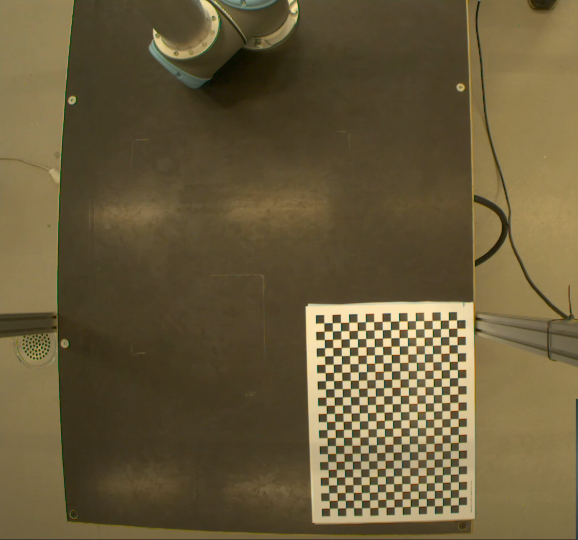
#> input picture T2 - Camera Calibration/cali1.png, 1155 x 1079 px (shown at 1/2 size); its folder holds 5 pictures in this run
$ python T2_CameraCalibration.py
#> lines starting #> are read from the running program, lines starting #| are printed output that depends on the picture; after the words box and inside, x2 and y2 are one past the last pixel; in counts of white or black regions, pixels touching at a corner belong together
import numpy as np
import cv2 as cv
import glob

chessBoardSize = (24,17)
frameSize = (1155,1079)

criteria = (cv.TERM_CRITERIA_EPS + cv.TERM_CRITERIA_MAX_ITER, 30, 0.001)

objp = np.zeros((chessBoardSize[0] * chessBoardSize[1], 3), np.float32)
objp[:,:2] = np.mgrid[0:chessBoardSize[0], 0:chessBoardSize[1]].T.reshape(-1,2)

objPoints = [] # Pontos 3D no espaço do mundo real
imgPoints = [] # Pontos 2D no plano da imagem

images = glob.glob('*.png')

for image in images:
    print(image)
    img = cv.imread(image)
#> img is the input picture: shape (1079, 1155, 3); mean B, G, R 59.3, 91.4, 104.9
    gray = cv.cvtColor(img, cv.COLOR_BGR2GRAY)
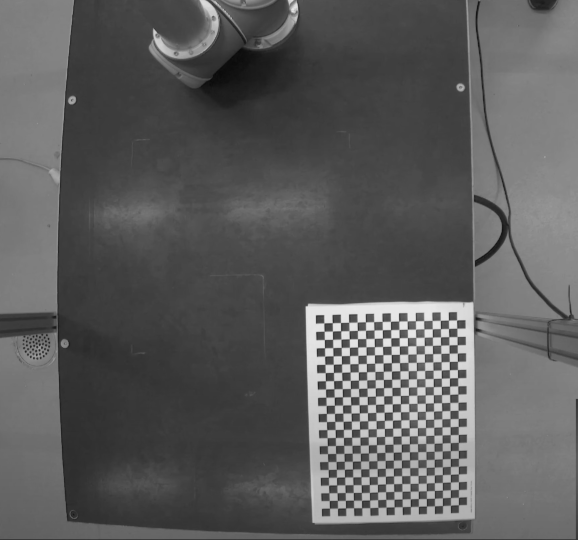
#> gray: shape (1079, 1155) (shown at 1/2 size); min 6, max 236, mean 91.8

    # encontrar os cantos do tabuleiro de xadrez
    ret, corners = cv.findChessboardCorners(gray, chessBoardSize, None)
#> ret = True; corners = 408 rows, first 8: [659.6, 1016.8], [659.2, 1001.6], [658.5, 986.2], [657.9, 971.3], [657.5, 955.2], [657.1, 939.7], [656.4, 923.7], [655.7, 907.9]

    # Uma vez encontrado, adicionar pontos do objeto, pontos da imagem (após refiná-los)
    if ret == True:
        objPoints.append(objp)
        corners2 = cv.cornerSubPix(gray, corners, (11,11), (-1,-1), criteria)
#> corners2 = 408 rows, first 8: [659.5, 1016.8], [659.1, 1001.5], [658.4, 986.1], [657.7, 970.6], [657.4, 955.2], [656.9, 939.5], [656.2, 923.6], [655.6, 907.7]
        imgPoints.append(corners)

        # desenhar e exibir os cantos
        cv.drawChessboardCorners(img, chessBoardSize, corners2, ret)
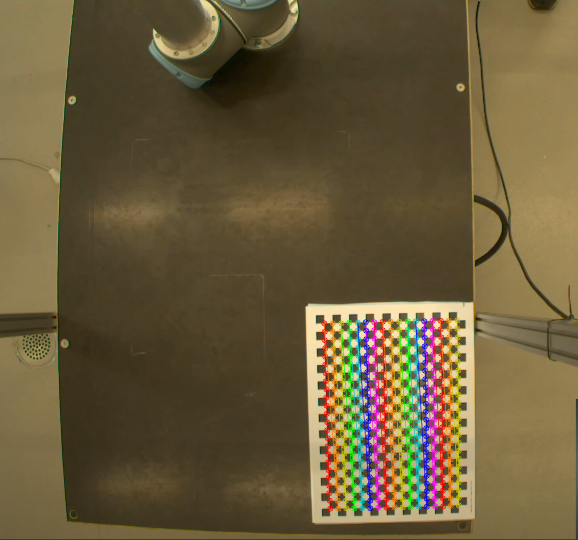
#> img: shape (1079, 1155, 3) (shown at 1/2 size); 5.02% of pixels changed, all inside (x1, y1, x2, y2) = (642, 634, 924, 1024)
        cv.imshow('img', img)
        cv.waitKey(1000)
#> pass 2 of the loop `for image in images:`:
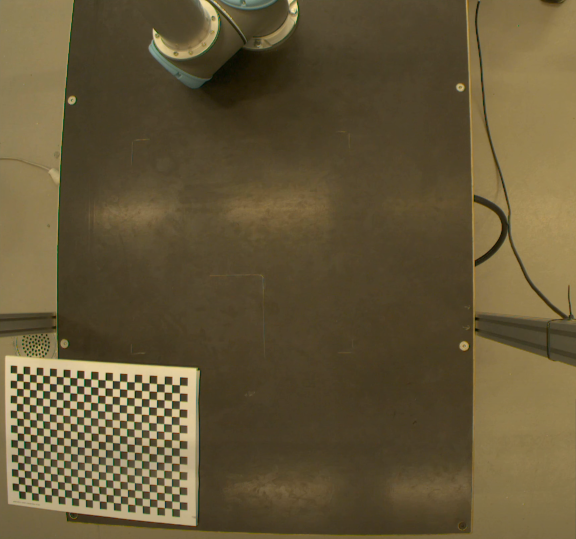
#> input picture T2 - Camera Calibration/cali2.png, 1152 x 1077 px (shown at 1/2 size)
#> img is the input picture: shape (1077, 1152, 3); mean B, G, R 56.3, 87.2, 100.6
#> `gray = cv.cvtColor(img, cv.COLOR_BGR2GRAY)`:
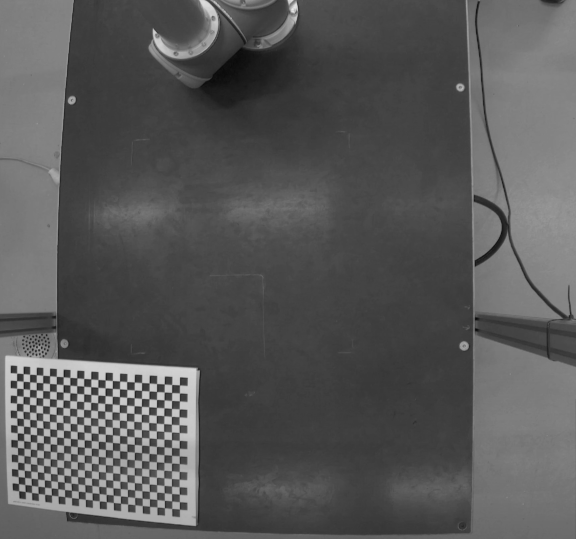
#> gray: shape (1077, 1152) (shown at 1/2 size); min 5, max 233, mean 87.7
#> corners = 408 rows, first 8: [34.27, 747.3], [46.99, 747.8], [59.82, 749.3], [73.35, 750.1], [86.33, 751.5], [99.71, 752.2], [113.5, 753.5], [127.1, 754.2]
#> corners2 = 408 rows, first 8: [33.9, 746.6], [46.95, 747.8], [59.39, 748.7], [73.32, 749.9], [85.92, 750.9], [99.66, 752.1], [113.3, 753.2], [126.9, 754.2]
#> `cv.drawChessboardCorners(img, chessBoardSize, corners2, ret)`:
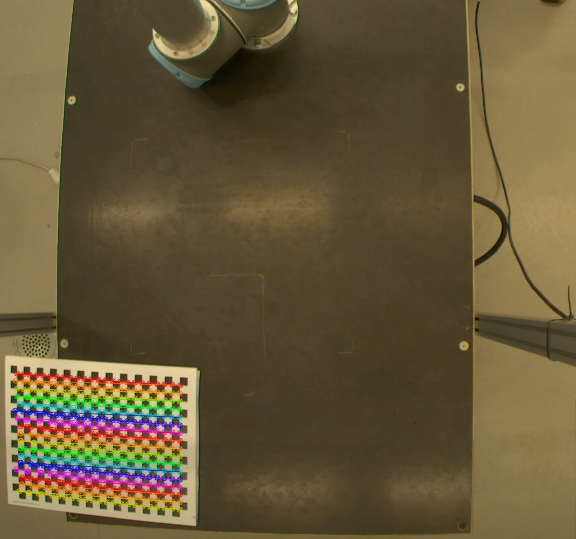
#> img: shape (1077, 1152, 3) (shown at 1/2 size); 4.52% of pixels changed, all inside (x1, y1, x2, y2) = (24, 741, 367, 1026)
#> pass 3 of the loop `for image in images:`:
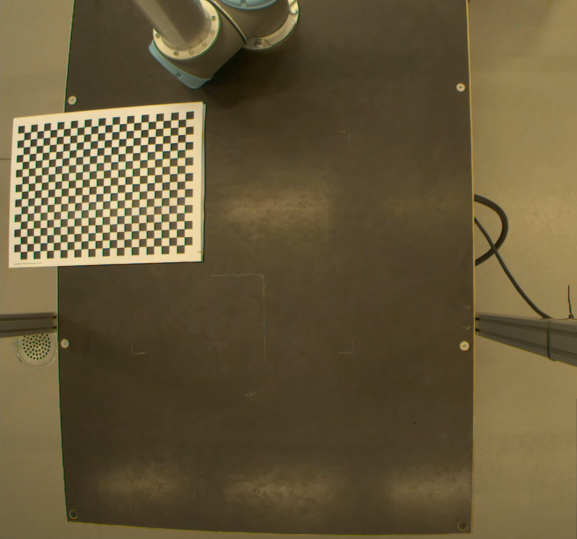
#> input picture T2 - Camera Calibration/cali3.png, 1153 x 1078 px (shown at 1/2 size)
#> img is the input picture: shape (1078, 1153, 3); mean B, G, R 57.9, 88.7, 102.2
#> `gray = cv.cvtColor(img, cv.COLOR_BGR2GRAY)`:
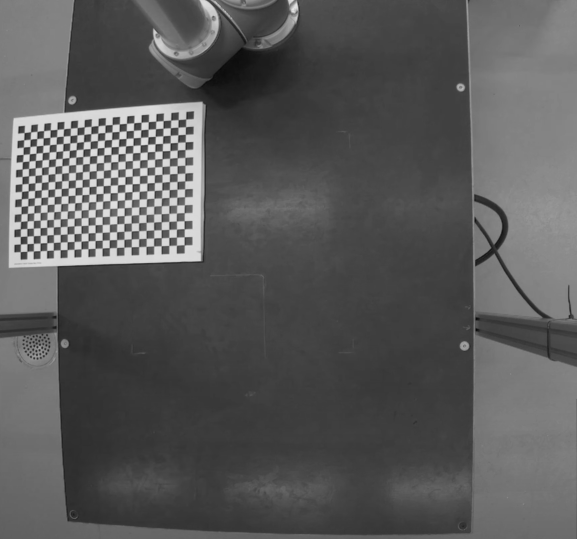
#> gray: shape (1078, 1153) (shown at 1/2 size); min 8, max 234, mean 89.2
#> corners = 408 rows, first 8: [48.67, 265.9], [62, 264.4], [74.63, 263.5], [87.93, 261.9], [100.9, 260.4], [114.6, 259.4], [128.3, 258.5], [141.6, 256.6]
#> corners2 = 408 rows, first 8: [45.48, 266.2], [61.79, 264.3], [68.3, 263.4], [87.88, 261.7], [94.04, 260.8], [114.6, 259.4], [127.9, 258], [141.4, 256.7]
#> `cv.drawChessboardCorners(img, chessBoardSize, corners2, ret)`:
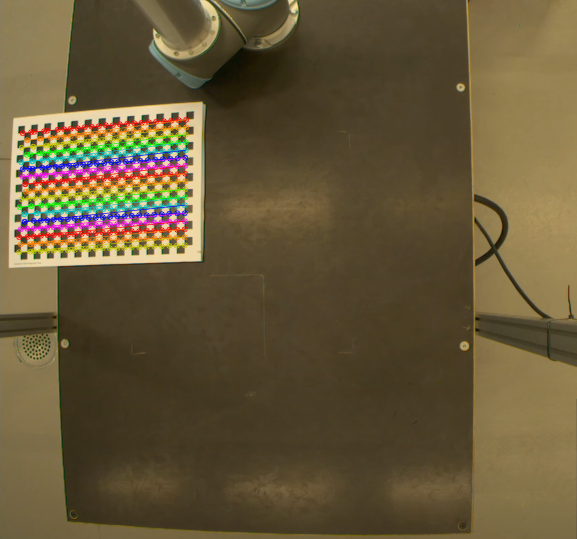
#> img: shape (1078, 1153, 3) (shown at 1/2 size); 4.58% of pixels changed, all inside (x1, y1, x2, y2) = (32, 233, 379, 511)
#> the loop made 5 passes; the first 3 are shown

cv.destroyAllWindows()


## Calibração

ret, cameraMatrix, dist, rvecs, tvecs = cv.calibrateCamera(objPoints, imgPoints, frameSize, None, None)

print("Câmera Calibrada: ", ret)
print("\nMatriz da câmera:\n", cameraMatrix)
print("\nParâmetros de distorção:\n", dist)
print("\nVetores de Tradução:\n", tvecs)

## Sem Distorção

img = cv.imread("cali5.png")
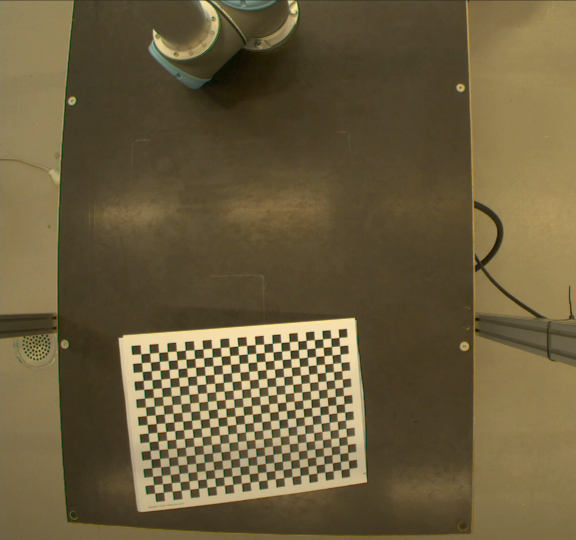
#> input picture T2 - Camera Calibration/cali5.png, 1152 x 1079 px (shown at 1/2 size)
#> img is the input picture: shape (1079, 1152, 3); mean B, G, R 61.7, 93.5, 107.1
h, w = img.shape[:2]
#> h = 1079; w = 1152
newCameraMatrix, roi = cv.getOptimalNewCameraMatrix(cameraMatrix, dist, (w,h), 1, (w,h))

# Processo Undistort
dst = cv.undistort(img, cameraMatrix, dist, None, newCameraMatrix)
# cortar a imagem
x, y, w, h = roi
dst = dst[y:y+h, x:x+w]
#> dst: shape (951, 1046, 3)
cv.imwrite('caliResult1.png', dst)

# Remapeamento com Undistort
mapx, mapy = cv.initUndistortRectifyMap(cameraMatrix, dist, None, newCameraMatrix, (w,h), 5)
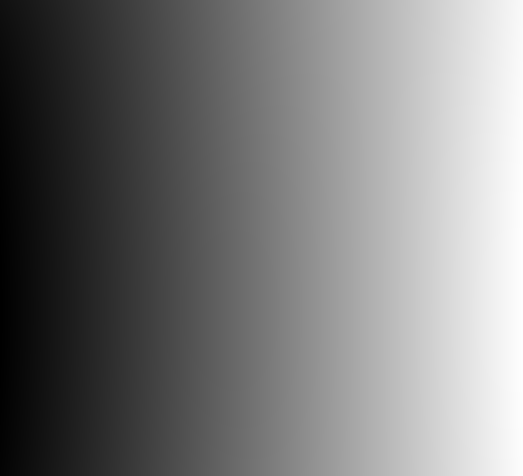
#> mapx: shape (951, 1046) float32 (shown at 1/2 size); min -69.4, max 1063.4, mean 475.1; drawn with min black and max white
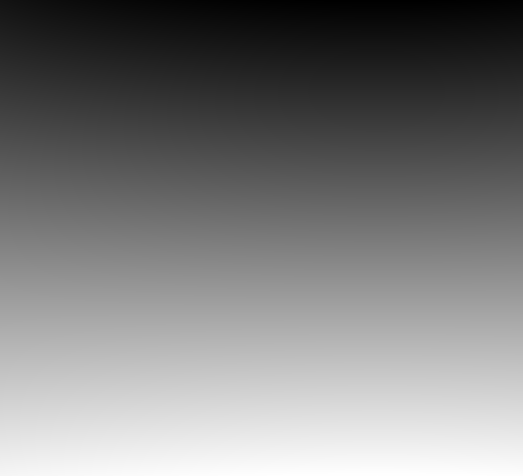
#> mapy: shape (951, 1046) float32 (shown at 1/2 size); min -78.87, max 988.4, mean 443.9; drawn with min black and max white
dst = cv.remap(img, mapx, mapy, cv.INTER_LINEAR)
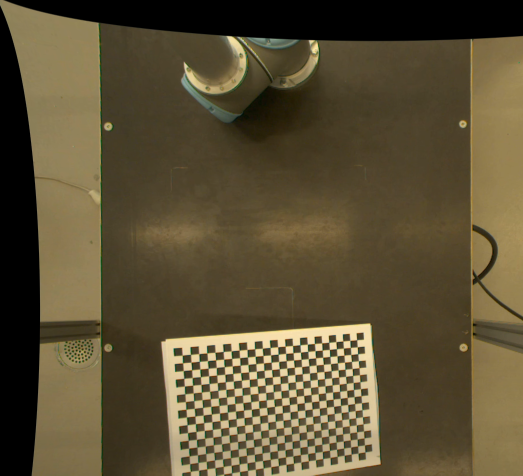
#> dst: shape (951, 1046, 3) (shown at 1/2 size); mean B, G, R 53.2, 80, 91.3
# cortar a imagem
x, y, w, h = roi
dst = dst[y:y+h, x:x+w]
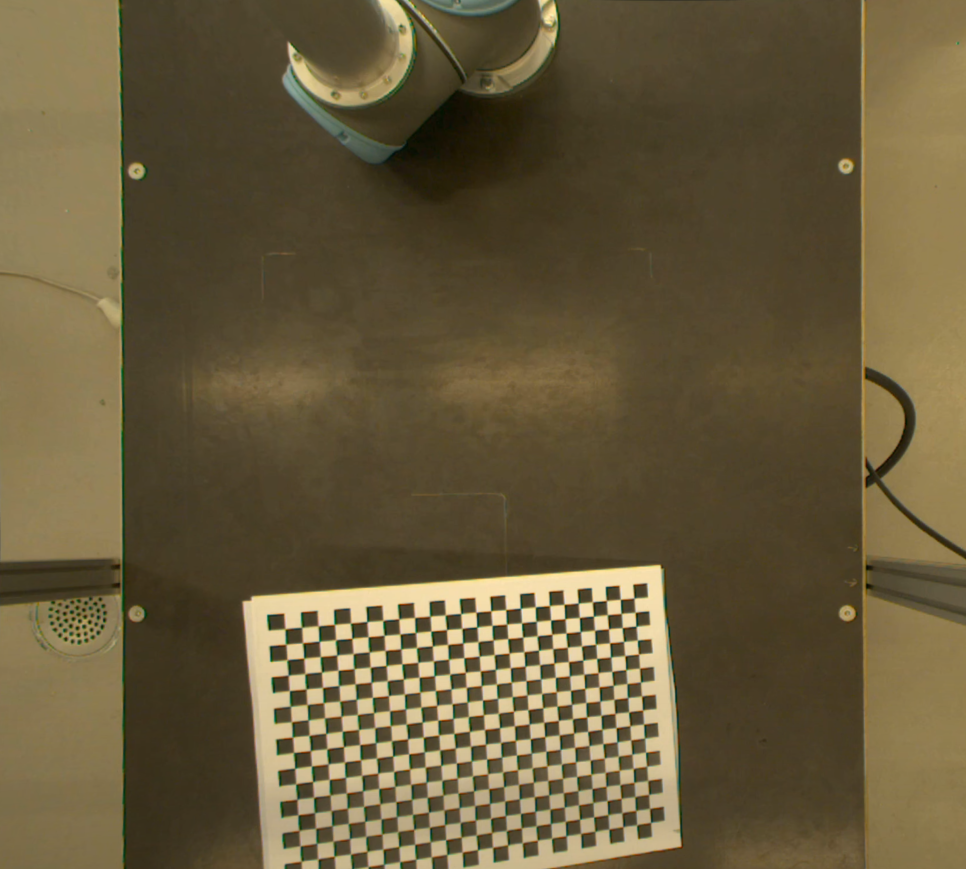
#> dst: shape (869, 966, 3); mean B, G, R 60.4, 90.9, 103.9
cv.imwrite('CaliResult2.png', dst)

# Erro de reprojeção
mean_error = 0

for i in range(len(objPoints)):
    imgPoints2, _ = cv.projectPoints(objPoints[i], rvecs[i], tvecs[i], cameraMatrix, dist)
    error = cv.norm(imgPoints[i], imgPoints2, cv.NORM_L2)/len(imgPoints)
    mean_error =+ error

print("\nErro Total: {}".format(mean_error/len(objPoints)))
print("\n\n\n")
